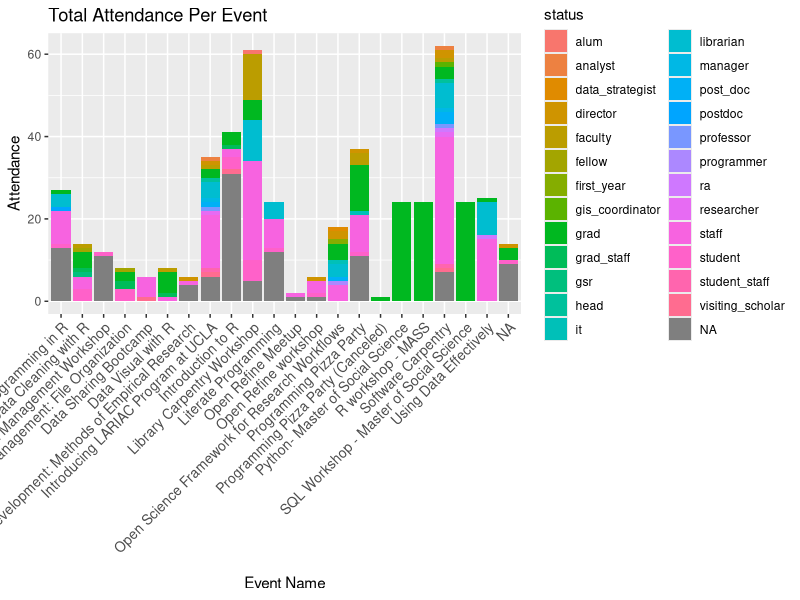
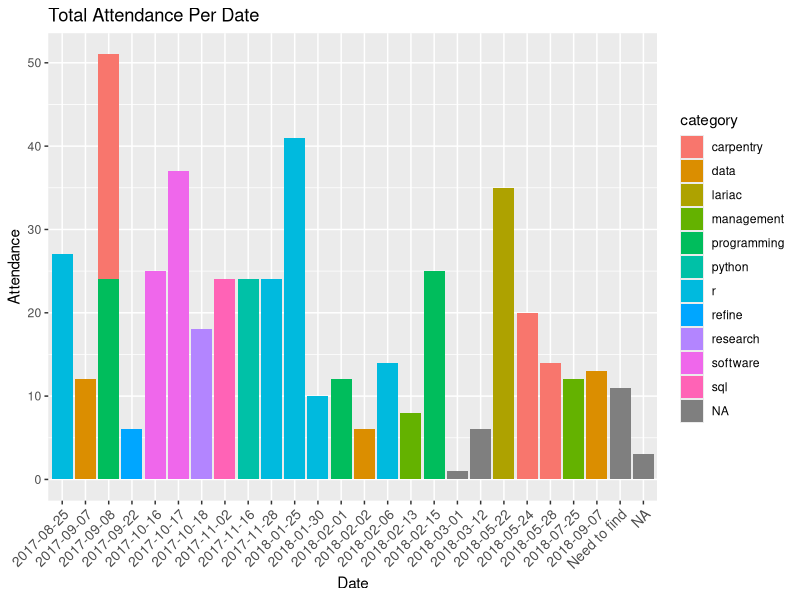
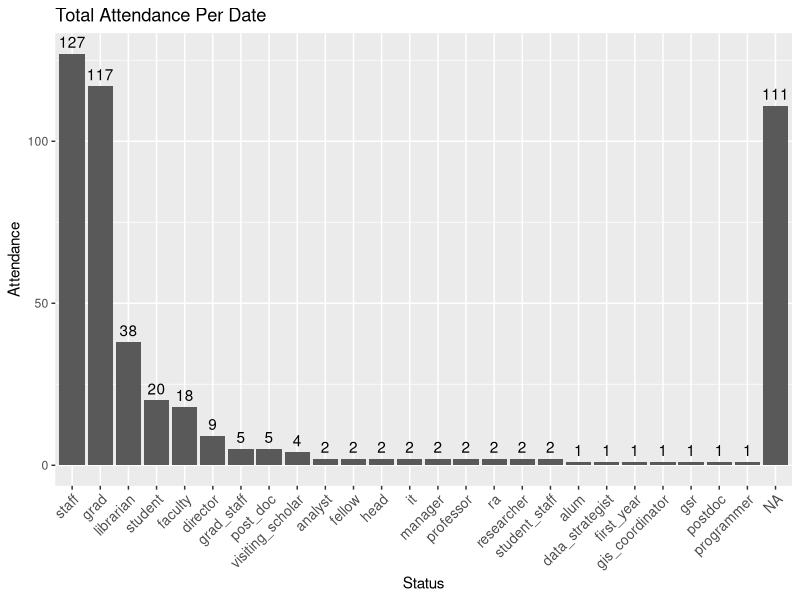
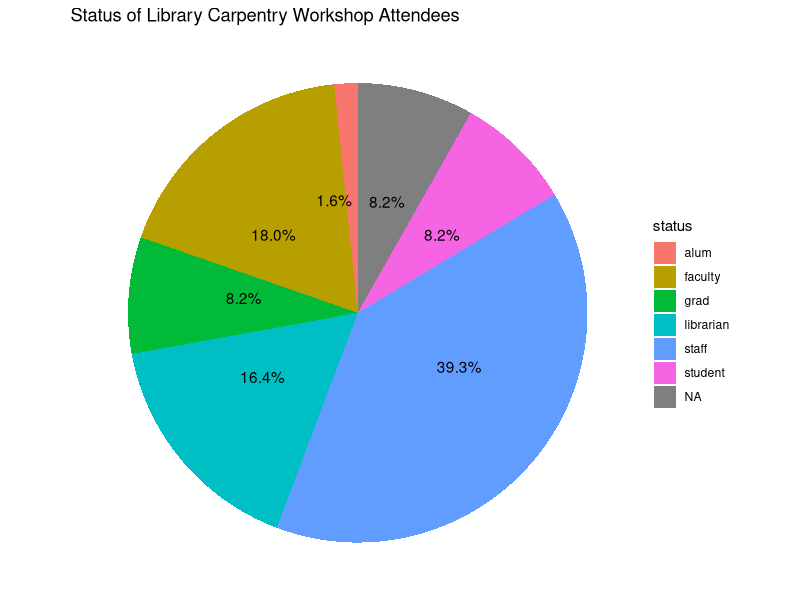

Write the R code that produced these figures, in order.
## ---- chunk 1
library(dplyr)
library(ggplot2)
library(scales)
options(stringsAsFactors = F)
## ---- chunk 2
attend <- read.csv("attendance_lists - outreach-fy17-18.csv")
attend[attend==""] <- NA
attend$event[attend$event == "Programming Pizza Party (Python/R/Data)"] <- "Programming Pizza Party"
attend$event[attend$event == "Programming Pizza Party (R/Python)"] <- "Programming Pizza Party"
attend$event[attend$event == "LIbrary Carpentry Workshop"] <- "Library Carpentry Workshop"
attend$event[attend$event == "Data VIsual with R"] <- "Data Visual with R"
attend$category[attend$event == "Programming Pizza Party"] <- "programming"
attend$category[attend$event == "Literate Programming"] <- "programming"
attend$category[attend$event == "Data Sharing Bootcamp"] <- "data"
attend$category[attend$event == "Using Data Effectively"] <- "data"
attend$category[attend$event == "Faculty Development: Methods of Empirical Research"] <- "research"
attend$category[attend$event == "Open Refine workshop"] <- "refine"
attend$event[attend$event == "Introducing Los Angeles Region Imagery Acquisition Consortium (LARIAC) Program at UCLA"] <- "Introducing LARIAC Program at UCLA"
attend$event[attend$event == "Faculty Development Workshop: Teaching Transparent Methods of Empirical Research"] <- "Faculty Development: Methods of Empirical Research"
attend$date[attend$event == "Open Refine workshop"] <- "2017-09-22"
attend$status[attend$status == "mlis_student"] <- "grad"
attend$status[attend$status == "mlis student"] <- "grad"
attend$status[attend$status == "mus_student"] <- "grad"
attend$status[attend$status == "curator/staff"] <- "staff"
attend$status[attend$status == "staff; systems specialist"] <- "staff"
attend$status[attend$status == "staff "] <- "staff"
attend$status[attend$status == "visiting scholar"] <- "visiting_scholar"
attend$status[attend$status == "visit_scholar"] <- "visiting_scholar"
attend$status[attend$status == "staff/student"] <- "student_staff"


str(attend)
## ---- chunk 3
attend %>% 
  group_by(event, category, status) %>% 
  summarize(number_people = n()) %>% 
  ggplot(aes(x=event, y=number_people, fill = status)) + 
    geom_col()+ theme(axis.text.x = element_text(angle = 45, size = 10, hjust = 1)) +labs(title = "Total Attendance Per Event", x= "Event Name", y="Attendance")

## ---- chunk 4
attend %>% 
  group_by(date, event, category) %>% 
  summarize(number_date = n()) %>% 
   ggplot(aes(x=date, y=number_date, fill= category)) + 
    geom_col()+ theme(axis.text.x = element_text(angle = 45, size = 10, hjust = 1)) + labs(title = "Total Attendance Per Date", x = "Date", y="Attendance")
## ---- chunk 5
attend %>% 
  group_by(status) %>% 
  summarize(number_status = n()) %>% 
   ggplot(aes(x=reorder(status, -number_status), y=number_status)) + 
    geom_col()+ theme(axis.text.x = element_text(angle = 45, size = 10, hjust = 1)) + labs(title = "Total Attendance Per Date", x = "Status", y="Attendance") +geom_text (aes(label=number_status), vjust= -0.5)
## ---- chunk 6
carpentry <- subset(attend, attend$event == "Library Carpentry Workshop")
carpentry %>% 
  group_by(event, status) %>%
  summarize(number_status = n()) %>% 
  mutate(per = percent(number_status /sum(number_status)))%>% 
  arrange(desc(number_status)) %>% 
  ggplot(aes(x="", y=number_status, fill= status)) +
    geom_bar(width = 1, stat = "identity")+
    coord_polar("y", start = 0)+
    theme_void()+
    geom_text(aes(x=1, y= c(20, 53, 40, 47 , 2.5 , 8 , 59 ), label = per))+ labs(title = "Status of Library Carpentry Workshop Attendees")
  
